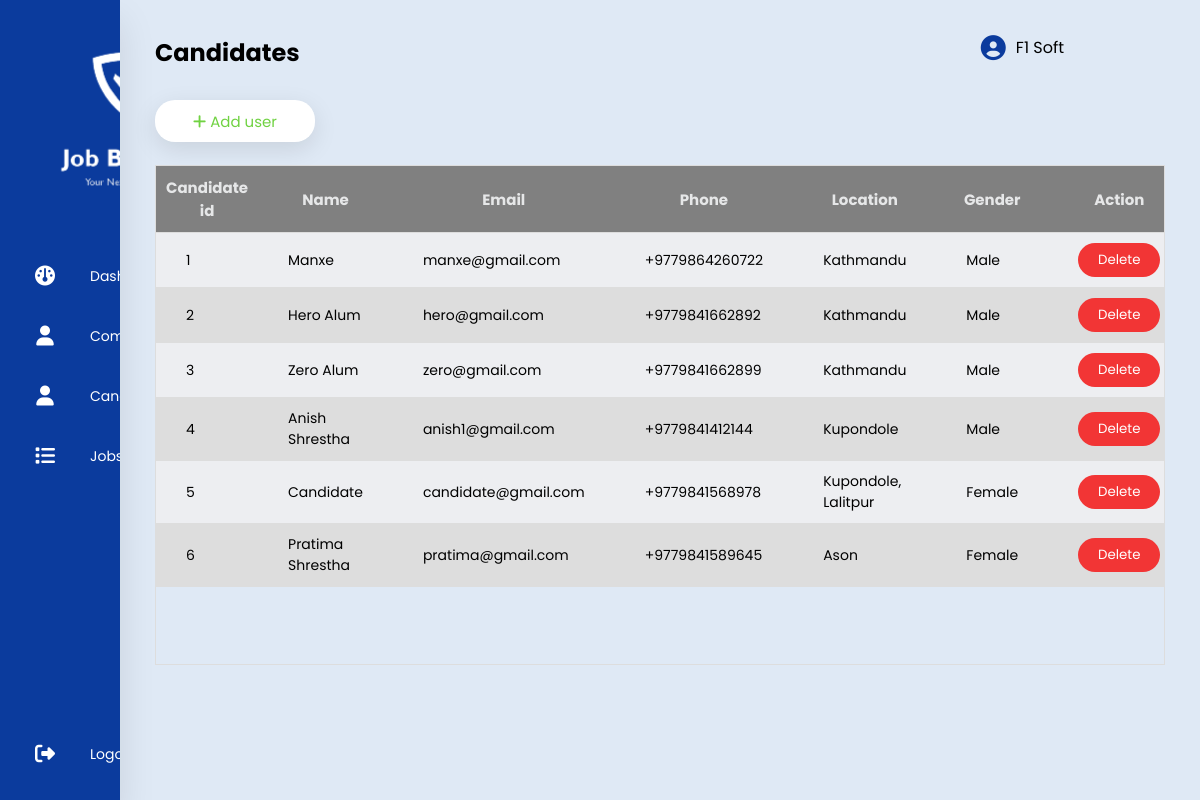
/candidate/ (signed in), run on the app's committed database.
### user/models.py (models this page shows, shortened)
class CustomUser (AbstractBaseUser, PermissionsMixin):
    display_picture = models.ImageField(upload_to='images/user', help_text='Display picture containing a person or a logo.', null=True, blank=True)
    name = models.CharField(max_length=20, null=False)
    phone = PhoneNumberField(null=True, blank=True, unique=True)
    email = models.EmailField(_('email_address'), unique=True, max_length=200)
    location = models.CharField(max_length=30, null=True, blank=True)
    description =  models.CharField(max_length=900, null=True, blank=True)
    is_verified = models.BooleanField(default=False)
    is_active = models.BooleanField(default=False)
    is_staff = models.BooleanField(default=False)
    class UserType(models.IntegerChoices):
        ADMIN = 1, _('Admin'),
        COMPANY = 2, _('Company'),
        CANDIDATE = 3, _('Candidate')
    user_type = models.IntegerField(choices=UserType.choices, blank=True, null=True)
    USERNAME_FIELD = 'email'
    REQUIRED_FIELDS = ['name', 'phone', 'location',]
    objects = CustomUserManager()

class Candidate(models.Model):
    gender_selection = [('Male', 'Male'), ('Female', 'Female'), ('Others', 'Others')]
    pref_selection = [('Architechture/ Interior Designing', 'Architechture/ Interior Designing'),
                  ('IT & Telecommunication', 'IT & Telecommunication'),
                  ('Teaching/ Education', 'Teaching/ Education'),
                  ('NGO/ INGO', 'NGO/ INGO'),
                  ('Graphics/ Designing', 'Graphics/ Designing'),
                  ('Hospitality', 'Hospitality'),
                  ('Sales/ Public Relation', 'Sales/ Public Relation'),
                  ('Legal Services', 'Legal Services'),
                  ('Other', 'Other')]
    user = models.OneToOneField(CustomUser, on_delete=models.CASCADE)
    gender = models.CharField('Gender', max_length=8,
            choices=gender_selection, default='Male', null=False)
    preference = models.CharField('Preference', max_length=200,
            choices=pref_selection, default='Other', null=False)

### adminPanel/views.py (the view, shortened to what this page needs)
# urls.py: path('candidate/', addCandidate, name='candidate'),
@login_required(login_url='/')
def addCandidate(request):
    form = CustomUserForm
    cand_form = CandidateForm
    userData = CustomUser.objects.filter(user_type='3')
    candData = Candidate.objects.all()
    context = {
               'form': form,
               'cand_form': cand_form,
               'userData': userData,
               'candData': candData,
               'title': 'Candidates'
               }
    return render(request, 'candidate.html', context)

### templates/candidate.html (shortened to what this page needs)
{% extends 'main.html' %}
{% block content%}
<section class="main">
    <div class="main-top">
        <h1>{{title}}</h1>
        <div class="user-option">
            <i class="fas fa-circle-user"></i>
            <span>{{user.name}}</span>
        </div>
    </div>
            <div class="main-section">
                <div id="addButton">
                    <button class="add" onclick="openform()">
                      <i class="fas fa-add"></i>
                      <span>Add user</span>
                    </button>
                </div>
                <div class="header_fixed", id="table">
                    <table>
                        <thead>
                            <tr>
                                <th>Candidate id</th>
                                <th>Name</th>
                                <th>Email</th>
                                <th>Phone</th>
                                <th>Location</th>
                                <th>Gender</th>
                                <th>Action</th>
                            </tr>
                        </thead>
                        <tbody>
                            {% for sp in candData  %}
                            <tr>
                                <td>{{sp.id}}</td>
                                <td>{{sp.user.name}}</td>
                                <td>{{sp.user.email}}</td>
                                <td>{{sp.user.phone}}</td>
                                <td>{{sp.user.location}}</td>
                                <td>{{sp.gender}}</td>
                                <td><form action="{% url 'delete-user' sp.user.id %}" method="post">
                                  <input type="submit" value="Delete">
                                </form></td>
                            </tr>
                            {% endfor %}
                        </tbody>
                    </table>
                </div>
                            </section>
{% endblock content%}

### static/styles/mystyle.css (style rules this page uses)
* { margin: 0; padding: 0; outline: none; border: none; text-decoration: none; box-sizing: border-box; font-family: "Poppins", sans-serif; }
body { background-color: #dfe9f5; }
.main { position: relative; padding: 35px; width: 90%; }
.main-top { display: flex; width: 90%; justify-content: space-between; }
.main-top .user-option { display: flex; justify-content: space-between; }
.main-top i { margin-right: 10px; font-size: 25px; color: #0b3b9d; cursor: pointer; }
.main-section { display: flex; margin-top: 20px; }
table { width: 100%; border-collapse: collapse; }
.header_fixed { margin-top: 75px; max-height: 100vh; width: 100%; overflow: auto; border: 1px solid #dddddd; }
.header_fixed thead th { position: sticky; top: 0; background-color: grey; color: #e6e7e8; font-size: 15px; }
th { border-bottom: 1px solid #dddddd; padding: 10px 10px; font-size: 14px; }
td { border-bottom: 1px solid #dddddd; padding: 10px 30px; font-size: 14px; }
tr:nth-child(even) { background-color: #dddddd; }
tr:nth-child(odd) { background-color: #edeef1; }
td form input { border: none; padding: 7px 20px; border-radius: 20px; background-color: #f23535; color: #fff; cursor: pointer; }
#addButton { display: flex; justify-content: left; position: absolute ; top: 100px; }
.add { border-radius: 20px; background-color: #fff; height: 42px; font-size: 15px; color: #70D242; border: none; width: 160px; box-shadow: 0 7px 25px rgba(0, 0, 0, 0.1); cursor: pointer; }

### templates/main.html (style rules this page uses)
.header_fixed { height: 500px }

### data on the page
CustomUser: name "F1 Soft"
Candidate: id "1", user.name "Manxe", user.email "manxe@gmail.com", user.phone "+9779864260722", user.location "Kathmandu", gender "Male"
Candidate: id "2", user.name "Hero Alum", user.email "hero@gmail.com", user.phone "+9779841662892", user.location "Kathmandu", gender "Male"
Candidate: id "3", user.name "Zero Alum", user.email "zero@gmail.com", user.phone "+9779841662899", user.location "Kathmandu", gender "Male"
Candidate: id "4", user.name "Anish Shrestha", user.email "anish1@gmail.com", user.phone "+9779841412144", user.location "Kupondole", gender "Male"
Candidate: id "5", user.name "Candidate", user.email "candidate@gmail.com", user.phone "+9779841568978", user.location "Kupondole, Lalitpur", gender "Female"
Candidate: id "6", user.name "Pratima Shrestha", user.email "pratima@gmail.com", user.phone "+9779841589645", user.location "Ason", gender "Female"

### other printed values
{{ title }} "Candidates"
